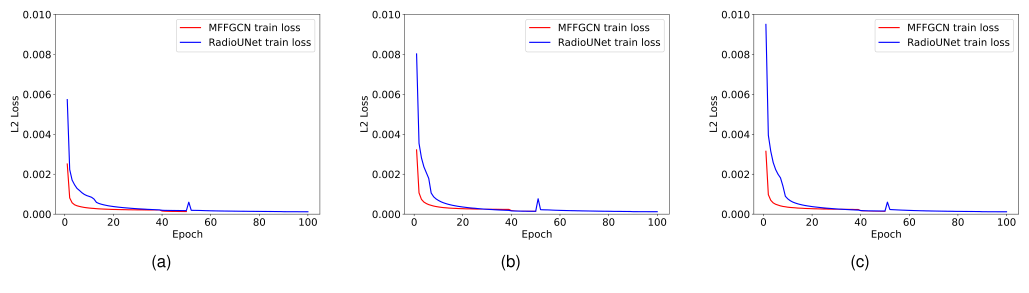
#> input picture reports/fig_compare/paper/paper_fig06.png, 2058 x 585 px, found by its file name (shown at 1/2 size)
$ python split_fig6.py
#> lines starting #> are read from the running program, lines starting #| are printed output that depends on the picture
# -*- coding: utf-8 -*-
"""把论文 Fig.6 与我们的 loss 图各切成 (a)(b)(c) 三个子图，便于逐 setup 并排对比。

分界点由「全白竖缝」探测得到（见探针输出），这里写死以免每次重算。
"""
import os
from PIL import Image

ROOT = r"D:\Projects\MFFGCN"
PAPER = os.path.join(ROOT, "reports", "fig_compare", "paper")
FIGS = os.path.join(ROOT, "figs")

# 论文：缝 641-720 / 1339-1419；我们：缝 723-741 / 1455-1479
CUTS = {
    os.path.join(PAPER, "paper_fig06.png"): [0, 680, 1379, 2058],
    os.path.join(FIGS, "fig6_replica_ours.png"): [0, 732, 1467, 2213],
}


def trim(im, bg_thr=248):
    """去掉四周近白边。"""
    g = im.convert("L")
    px = g.load()
    w, h = g.size
    l, r, t, b = 0, w, 0, h
    while l < w and all(px[l, y] > bg_thr for y in range(0, h, 3)):
        l += 1
    while r > l and all(px[r - 1, y] > bg_thr for y in range(0, h, 3)):
        r -= 1
    while t < h and all(px[x, t] > bg_thr for x in range(0, w, 3)):
        t += 1
    while b > t and all(px[x, b - 1] > bg_thr for x in range(0, w, 3)):
        b -= 1
    return im.crop((max(0, l - 4), max(0, t - 4), min(w, r + 4), min(h, b + 4)))


for src, xs in CUTS.items():
    im = Image.open(src).convert("RGB")
#> im is the input picture: PIL image 2058x585 RGB; mean R, G, B 249.6, 249.2, 250.3
    tag = "paper" if "paper/" in src.replace("\\", "/") else "ours"
    for k in range(3):
        y0 = 42 if tag == "ours" else 0      # 切掉我们图顶部的总标题，避免被分栏截断
        part = trim(im.crop((xs[k], y0, xs[k + 1], im.height)))
        name = "fig6_%s_%s.png" % (tag, "abc"[k])
        out = os.path.join(PAPER if tag == "paper" else FIGS, name)
        part.save(out, optimize=True)
        print(name, part.size)
#> this loop made 3 passes
#> pass 1, in trim, `g = im.convert("L")`:
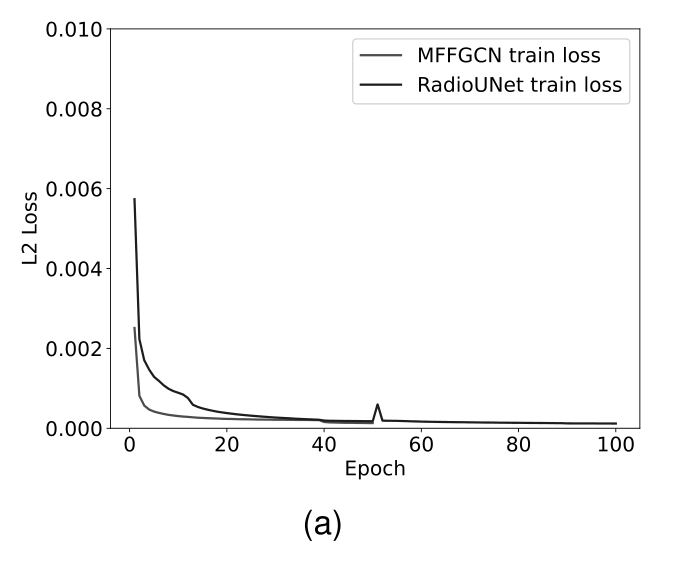
#> g: PIL image 680x585 L; min 0, max 255, mean 249.5
#> pass 1, `part = trim(im.crop((xs[k], y0, xs[k + 1], im.height)))`:
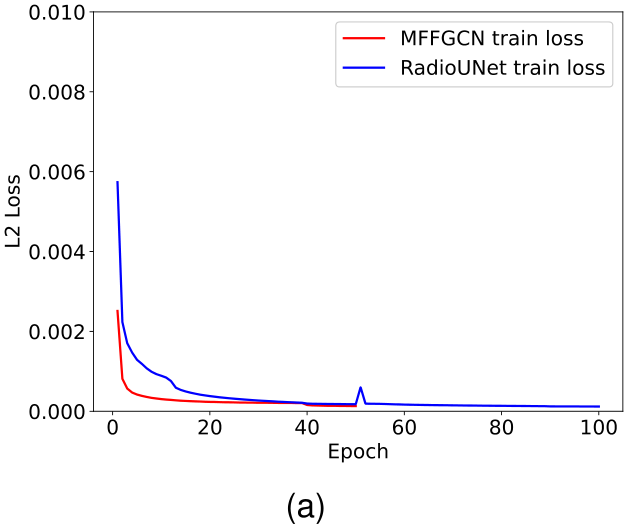
#> part: PIL image 628x528 RGB; mean R, G, B 248.6, 248.1, 249.3
#> pass 2, in trim (call 2), `g = im.convert("L")`:
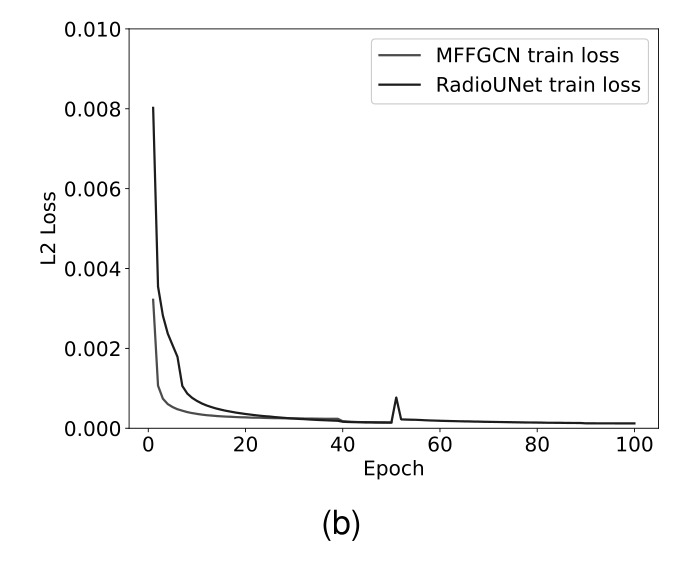
#> g: PIL image 699x585 L; min 0, max 255, mean 249.5
#> pass 2, `part = trim(im.crop((xs[k], y0, xs[k + 1], im.height)))`:
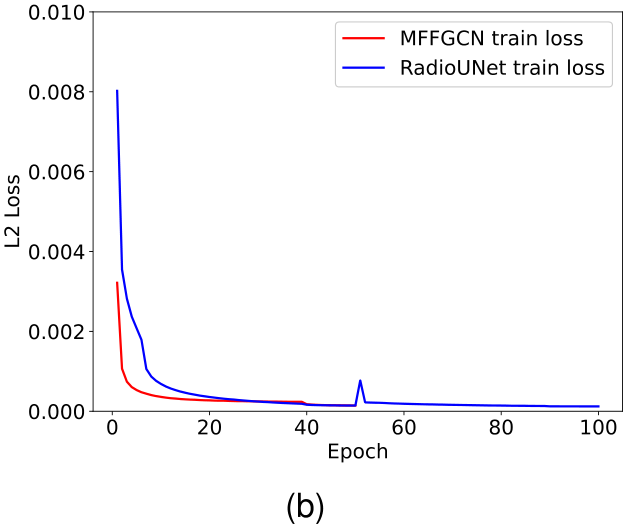
#> part: PIL image 627x528 RGB; mean R, G, B 248.4, 247.9, 249.3
#> after the loop:
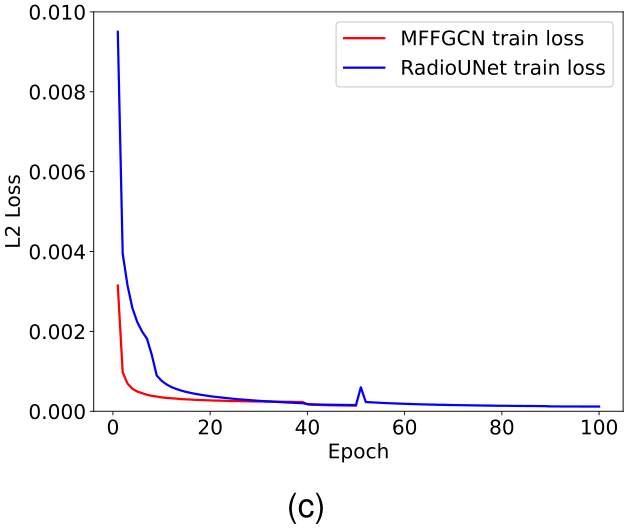
#> part: PIL image 628x528 RGB; mean R, G, B 248.4, 247.9, 249.4
#> pass 2 of the loop `for src, xs in CUTS.items():`:
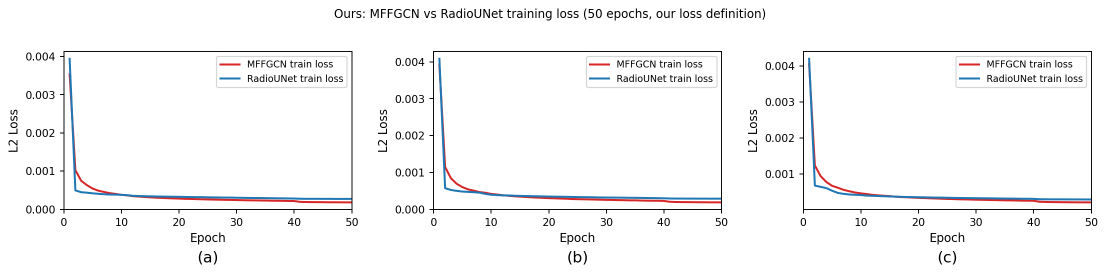
#> input picture figs/fig6_replica_ours.png, 2213 x 548 px, found by its file name (shown at 1/2 size)
#> im: PIL image 2213x548 RGB
#> the loop `for k in range(3):` made 3 passes
#> pass 1, in trim (call 4), `g = im.convert("L")`:
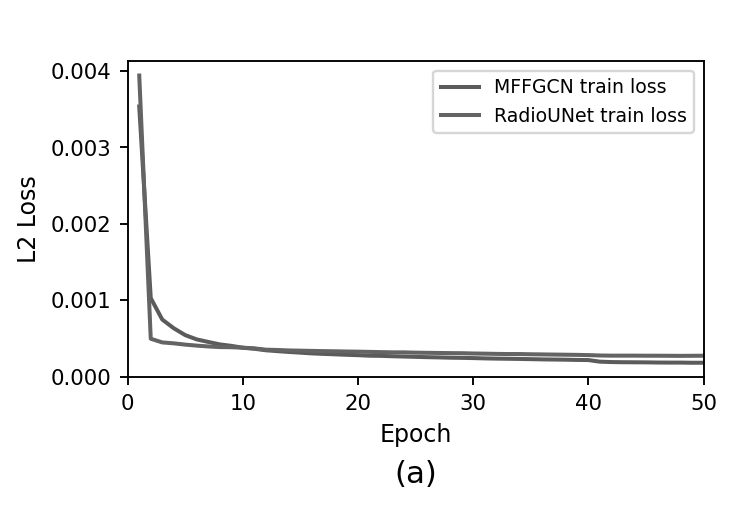
#> g: PIL image 732x506 L; min 0, max 255, mean 246.7
#> after the loop `for k in range(3):`:
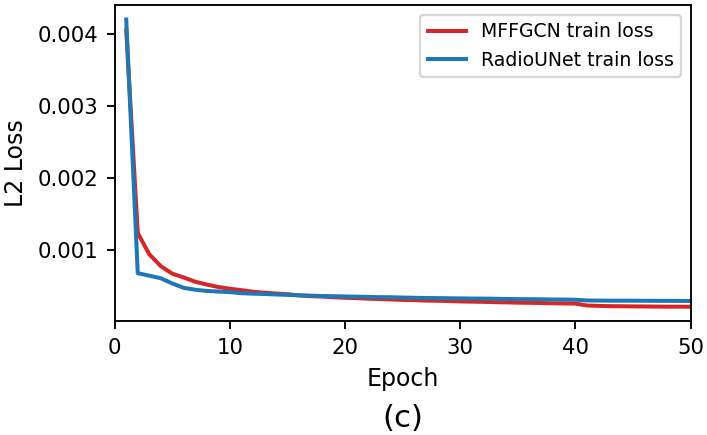
#> part: PIL image 707x435 RGB; mean R, G, B 245.5, 245.3, 246
